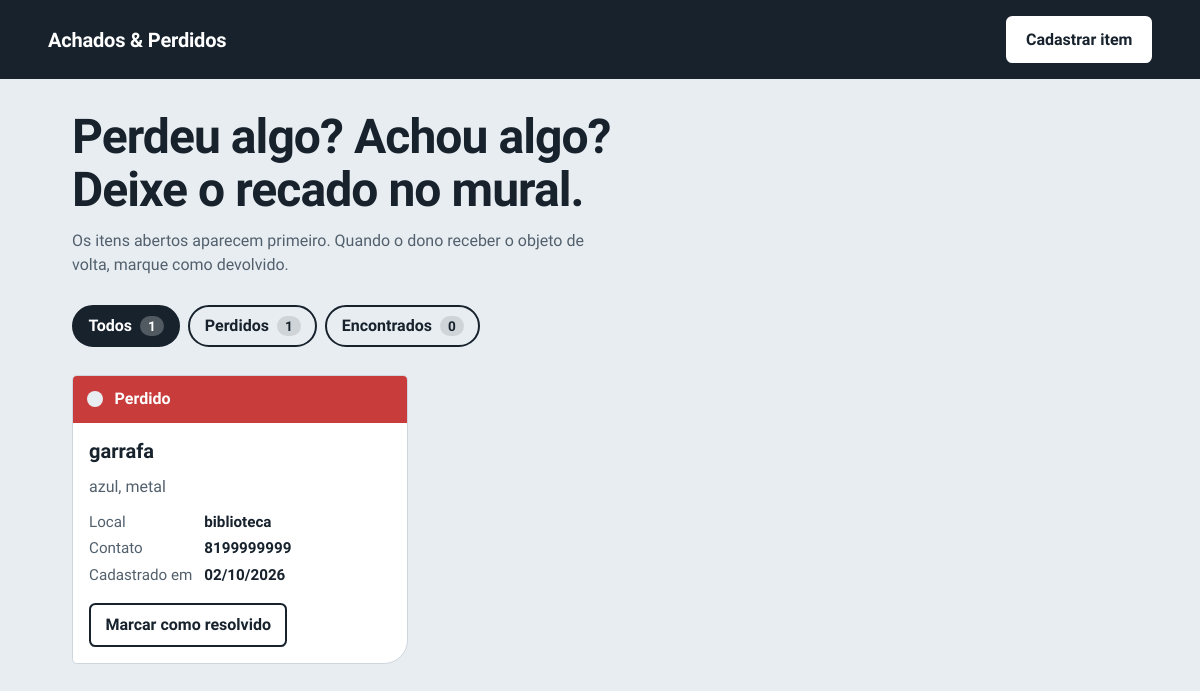
The page / on the database its author committed.
### tables this page shows
CREATE TABLE itens (
                id          INTEGER PRIMARY KEY AUTOINCREMENT,
                tipo        TEXT    NOT NULL CHECK (tipo IN ('perdido', 'encontrado')),
                nome        TEXT    NOT NULL,
                descricao   TEXT    NOT NULL,
                local       TEXT    NOT NULL,
                contato     TEXT    NOT NULL,
                resolvido   INTEGER NOT NULL DEFAULT 0,
                criado_em   TEXT    NOT NULL,
                resolvido_em TEXT
            );

### app.py (the view)
@app.route("/")
def index():
    filtro = filtro_valido(request.args.get("filtro", "todos"))
    tipo = FILTROS[filtro]
    db = get_db()
    sql = "SELECT * FROM itens"
    params = ()
    if tipo:
        sql += " WHERE tipo = ?"
        params = (tipo,)
    sql += " ORDER BY resolvido ASC, id DESC"  # abertos primeiro, mais novos antes
    itens = db.execute(sql, params).fetchall()
    linhas = db.execute(
        "SELECT tipo, COUNT(*) AS total FROM itens WHERE resolvido = 0 GROUP BY tipo"
    ).fetchall()
    abertos = {linha["tipo"]: linha["total"] for linha in linhas}
    contagem = {
        "todos": sum(abertos.values()),
        "perdidos": abertos.get("perdido", 0),
        "encontrados": abertos.get("encontrado", 0),
    }
    return render_template("index.html", itens=itens, filtro=filtro, contagem=contagem)

### app.py (called while the page is built)
def get_db():
    if "db" not in g:
        g.db = sqlite3.connect(DATABASE)
        g.db.row_factory = sqlite3.Row
    return g.db

@app.teardown_appcontext
def fechar_db(_erro):
    db = g.pop("db", None)
    if db is not None:
        db.close()

@app.template_filter("data_br")
def data_br(valor):
    try:
        return datetime.fromisoformat(valor).strftime("%d/%m/%Y")
    except (TypeError, ValueError):
        return ""

def filtro_valido(valor):
    return valor if valor in FILTROS else "todos"

### templates/index.html (shortened to what this page needs)
{% extends "base.html" %}
{% block conteudo %}
<section class="abertura">
  <h1>Perdeu algo? Achou algo?<br>Deixe o recado no mural.</h1>
  <p>Os itens abertos aparecem primeiro. Quando o dono receber o objeto de volta, marque como devolvido.</p>
</section>
<nav class="filtros" aria-label="Filtrar itens">
  {% set abas = [("todos", "Todos"), ("perdidos", "Perdidos"), ("encontrados", "Encontrados")] %}
  {% for chave, rotulo in abas %}
    <a href="{{ url_for('index', filtro=chave) }}"
       class="filtro{% if filtro == chave %} ativo{% endif %}"
       {% if filtro == chave %}aria-current="page"{% endif %}>
      {{ rotulo }} <span class="contagem">{{ contagem[chave] }}</span>
    </a>
  {% endfor %}
</nav>
{% if itens %}
  <ul class="mural">
    {% for item in itens %}
      <li class="etiqueta etiqueta-{{ item.tipo }}{% if item.resolvido %} resolvida{% endif %}">
        <div class="etiqueta-topo">
          <span class="furo" aria-hidden="true"></span>
          <span class="tipo">{{ "Perdido" if item.tipo == "perdido" else "Encontrado" }}</span>
        </div>
        <div class="etiqueta-corpo">
          <h2>{{ item.nome }}</h2>
          <p class="descricao">{{ item.descricao }}</p>
          <dl class="dados">
            <dt>Local</dt>
            <dd>{{ item.local }}</dd>
            <dt>Contato</dt>
            <dd>{{ item.contato }}</dd>
            <dt>Cadastrado em</dt>
            <dd>{{ item.criado_em | data_br }}</dd>
          </dl>
          {% if item.resolvido %}
            <form method="post" action="{{ url_for('reabrir', item_id=item.id) }}">
              <input type="hidden" name="filtro" value="{{ filtro }}">
              <button type="submit" class="botao-texto">Reabrir item</button>
            </form>
          {% else %}
            <form method="post" action="{{ url_for('resolver', item_id=item.id) }}">
              <button type="submit" class="botao-contorno">
                {{ "Marcar como devolvido" if item.tipo == "encontrado" else "Marcar como resolvido" }}
              </button>
            </form>
          {% endif %}
        </div>
      </li>
    {% endfor %}
  </ul>
{% else %}
  <section class="vazio">
    <h2>Nenhum item nesta lista.</h2>
    <p>Cadastre o primeiro para ele aparecer no mural.</p>
    <a class="botao" href="{{ url_for('novo') }}">Cadastrar item</a>
  </section>
{% endif %}
{% endblock %}

### templates/base.html (shortened to what this page needs)
<!DOCTYPE html>
<html lang="pt-BR">
<head>
  <link rel="stylesheet" href="{{ url_for('static', filename='style.css') }}">
</head>
<body>
  <header class="topo">
    <a class="marca" href="{{ url_for('index') }}">Achados &amp; Perdidos</a>
    <a class="botao" href="{{ url_for('novo') }}">Cadastrar item</a>
  </header>
  <main class="pagina">
    {% block conteudo %}{% endblock %}
  </main>
</body>
</html>

### static/style.css (style rules this page uses)
:root { --fundo: #e8edf1; --papel: #ffffff; --tinta: #17222d; --tinta-suave: #52606d; --linha: #cdd6de; --perdido: #c93c3c; --encontrado: #17776f; --resolvido: #7b8794; --foco: #1d4ed8; --fonte: "Bricolage Grotesque", "Segoe UI", system-ui, -apple-system, sans-serif; }
*, *::before, *::after { box-sizing: border-box; }
body { margin: 0; background: var(--fundo); color: var(--tinta); font-family: var(--fonte); font-size: 1rem; line-height: 1.5; }
a { color: inherit; }
.topo { display: flex; align-items: center; justify-content: space-between; gap: 1rem; padding: 1rem clamp(1rem, 4vw, 3rem); background: var(--tinta); color: #fff; }
.marca { font-size: 1.25rem; font-weight: 800; letter-spacing: -0.01em; text-decoration: none; }
.pagina { max-width: 72rem; margin: 0 auto; padding: 2rem clamp(1rem, 4vw, 3rem) 4rem; }
.botao, .botao-contorno, .botao-texto { font: inherit; font-weight: 600; cursor: pointer; }
.botao { display: inline-block; padding: 0.6rem 1.1rem; border: 2px solid #fff; border-radius: 0.4rem; background: #fff; color: var(--tinta); text-decoration: none; }
.botao-contorno { padding: 0.5rem 0.9rem; border: 2px solid var(--tinta); border-radius: 0.4rem; background: transparent; color: var(--tinta); }
.abertura h1 { margin: 0 0 0.75rem; font-size: clamp(1.8rem, 5vw, 3rem); font-weight: 800; line-height: 1.1; letter-spacing: -0.02em; }
.abertura p { max-width: 60ch; margin: 0 0 1.75rem; color: var(--tinta-suave); }
.filtros { display: flex; flex-wrap: wrap; gap: 0.5rem; margin-bottom: 1.75rem; }
.filtro { display: inline-flex; align-items: center; gap: 0.5rem; padding: 0.45rem 0.9rem; border: 2px solid var(--tinta); border-radius: 999px; font-weight: 600; text-decoration: none; }
.filtro.ativo { background: var(--tinta); color: #fff; }
.contagem { min-width: 1.5rem; padding: 0 0.4rem; border-radius: 999px; background: rgba(23, 34, 45, 0.12); font-size: 0.85rem; text-align: center; }
.filtro.ativo .contagem { background: rgba(255, 255, 255, 0.25); }
.mural { display: grid; grid-template-columns: repeat(auto-fill, minmax(17rem, 1fr)); gap: 1.5rem; margin: 0; padding: 0; list-style: none; }
.etiqueta { display: flex; flex-direction: column; overflow: hidden; border: 1px solid var(--linha); border-radius: 0.3rem 0.3rem 1.5rem 0.3rem; background: var(--papel); }
.etiqueta-topo { position: relative; display: flex; align-items: center; justify-content: space-between; gap: 0.5rem; padding: 0.7rem 1rem 0.7rem 2.6rem; color: #fff; font-weight: 800; }
.etiqueta-perdido .etiqueta-topo { background: var(--perdido); }
.furo { position: absolute; top: 50%; left: 0.9rem; width: 1rem; height: 1rem; border-radius: 50%; background: var(--fundo); transform: translateY(-50%); }
.etiqueta-corpo { display: flex; flex: 1; flex-direction: column; gap: 0.75rem; padding: 1rem; }
.etiqueta h2 { margin: 0; font-size: 1.25rem; line-height: 1.2; overflow-wrap: anywhere; }
.descricao { margin: 0; color: var(--tinta-suave); overflow-wrap: anywhere; }
.dados { display: grid; grid-template-columns: auto 1fr; gap: 0.25rem 0.75rem; margin: 0; font-size: 0.95rem; }
.dados dt { color: var(--tinta-suave); }
.dados dd { margin: 0; font-weight: 600; overflow-wrap: anywhere; }
.etiqueta-corpo form { margin-top: auto; padding-top: 0.25rem; }
@media (prefers-reduced-motion: no-preference) { .botao, .botao-contorno, .filtro { transition: background-color 0.15s, color 0.15s, opacity 0.15s; } }

### rows shown on the page
itens: tipo "Perdido", nome "garrafa", descricao "azul, metal", local "biblioteca", contato "8199999999", criado_em|data_br "02/10/2026", tipo "Marcar como resolvido"

### other values the page prints
{{ rotulo }} "Todos" "Perdidos" "Encontrados"
{{ contagem[chave] }} "1" "1" "0"
